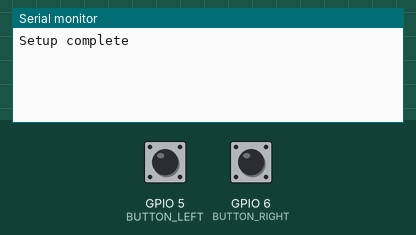
The program below on a simulated ESP32-S3. Shown: the last lines printed to the serial monitor. The inputs (shaded band) are chosen by the test bench; at power-on: GPIO 5 (BUTTON_LEFT) LOW, GPIO 6 (BUTTON_RIGHT) LOW.

Above: at 1.2 s.
1.3 s: GPIO 5 (BUTTON_LEFT) pulled HIGH for 0.15 s
At 2.1 s:
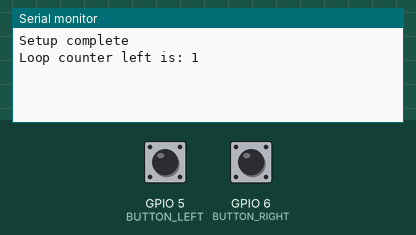
2.9 s: GPIO 6 (BUTTON_RIGHT) pulled HIGH for 0.15 s
At 3.3 s:
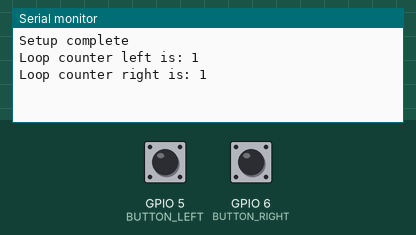
4.5 s: GPIO 5 (BUTTON_LEFT) pulled HIGH for 1 s
At 5.7 s:
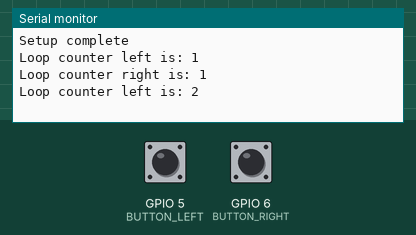
7.0 s: GPIO 6 (BUTTON_RIGHT) pulled HIGH for 1 s
At 7.7 s:
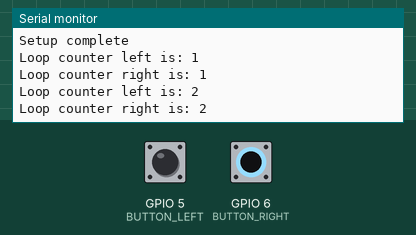

The program:

main.cpp
```cpp
#include <Arduino.h>
#include <stdlib.h>

#define BUTTON_LEFT 5
#define BUTTON_RIGHT 6
#define DEBOUNCE_TIME 250

int16_t counter_left = 0;
int16_t counter_right = 0;
uint32_t current_time = 0;
int16_t loop_counter_left = 0;
int16_t loop_counter_right = 0;
uint32_t last_time=0;
bool button_left_state = false;
bool button_right_state = false;


/*  void IRAM_ATTR handleButtonLeft() {
  counter_left++;
  Serial.print("Counter left: ");
  Serial.println(counter_left);
}
void IRAM_ATTR handleButtonRight() {
  counter_right++;
  Serial.print("Counter right: ");
  Serial.println(counter_right);
}  */


void setup() {
  Serial.begin(115200);
  pinMode(BUTTON_LEFT,INPUT_PULLDOWN);
  pinMode(BUTTON_RIGHT,INPUT_PULLDOWN);
  /* attachInterrupt(BUTTON_LEFT, handleButtonLeft, FALLING);
  attachInterrupt(BUTTON_RIGHT, handleButtonRight, FALLING); */

  Serial.println("Setup complete");
}

void loop() {
  current_time = millis();
  if(digitalRead(BUTTON_LEFT) == HIGH && (current_time - last_time) >= DEBOUNCE_TIME&& button_left_state == false){
    loop_counter_left++;
    Serial.print("Loop counter left is: ");
    Serial.println(loop_counter_left);
    last_time = current_time;
    button_left_state = true;
  }
  if(digitalRead(BUTTON_RIGHT) == HIGH && (current_time - last_time) >= DEBOUNCE_TIME&& button_right_state == false){
    loop_counter_right++;
    Serial.print("Loop counter right is: ");
    Serial.println(loop_counter_right);
    last_time = current_time;
    button_right_state = true;
  }
  if(digitalRead(BUTTON_LEFT) == LOW){
    button_left_state = false;
  }
  if(digitalRead(BUTTON_RIGHT) == LOW){
    button_right_state = false;
  }
  // put your main code here, to run repeatedly:
}
```

Measured:
- after the input at 1.3 s, the serial monitor: prints a new line at once (image 1)
- after the input at 2.9 s, the serial monitor: prints a new line at once (image 2)
- after the input at 4.5 s, the serial monitor: prints a new line at once (image 3)
- after the input at 7.0 s, the serial monitor: prints a new line at once (image 4)
